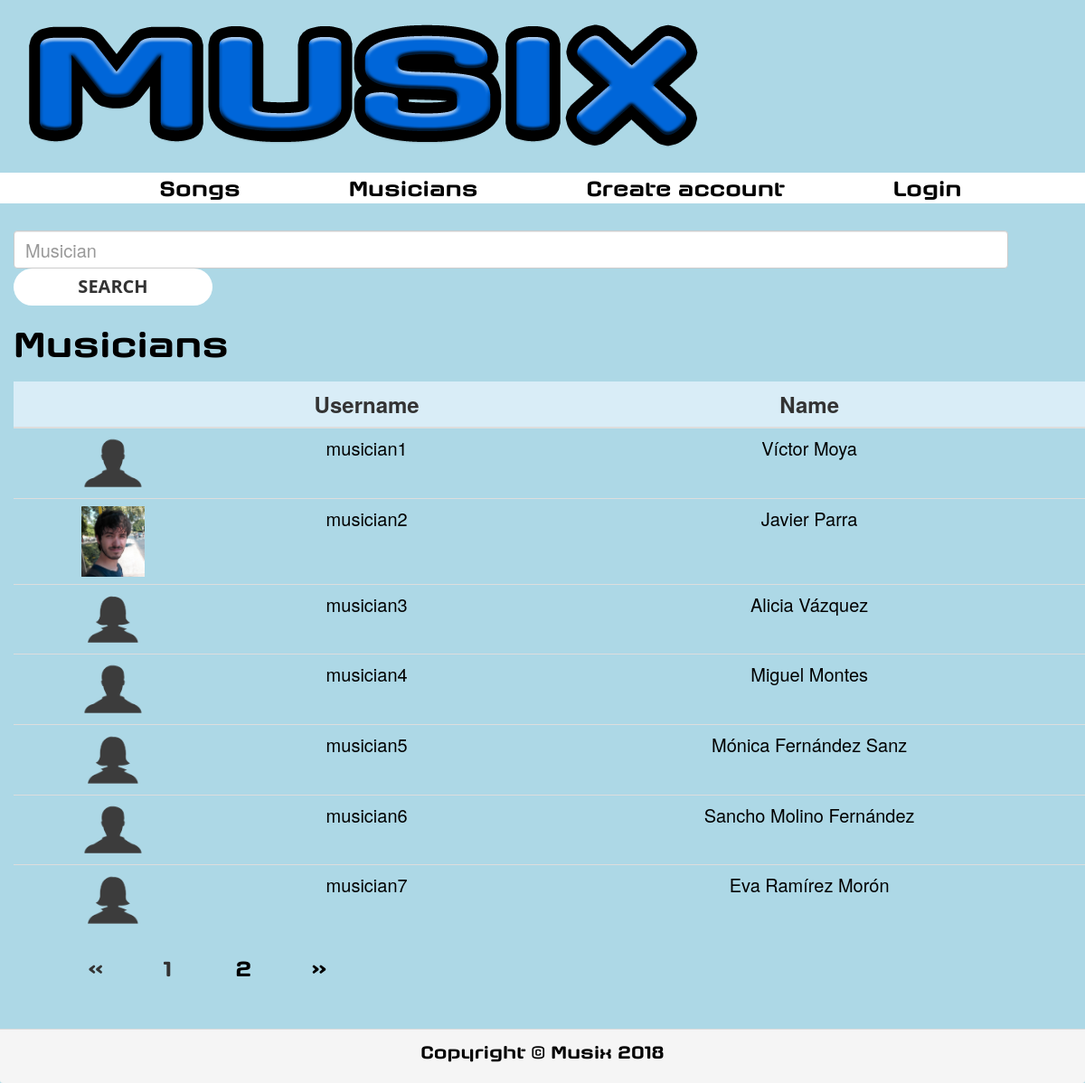
The app's page /musicians with its own data.
### main/models.py (models this page shows)
class Actor(models.Model):
    user = models.OneToOneField(User, on_delete=models.CASCADE)
    class Meta:
        abstract = True

class Musician(Actor):
    phone = models.CharField(max_length=20, blank=True)
    gender = models.CharField(max_length=7, blank=True, choices=GENDERS)
    description = models.TextField(max_length=500, blank=True)
    photo = models.ImageField(null=True, blank=True, upload_to='photos')
    country = models.CharField(max_length=100, blank=True, choices=COUNTRIES)
    city = models.CharField(max_length=100, blank=True)
    registrationDate = models.DateField()
    premium = models.BooleanField(default=False, null=False)
    banned = models.BooleanField(default=False, null=False)

### main/views/musician.py (the view)
# urls.py: url(r'^musicians', views.musicians, name='musicians'),
def musicians(request):
    try:
        musician = request.user.musician
        all_musicians = service.musicians(musician)
    except:
        all_musicians = service.musicians(None)
    if request.method == 'POST':
        form = SearchMusicianForm(request.POST)
        if form.is_valid():
            text = form.cleaned_data['text']
            if text == "":
                found_musicians = all_musicians
            else:
                found_user = User.objects.filter(Q(first_name__icontains=text) |
                                                 Q(last_name__icontains=text) |
                                                 Q(username__icontains=text))
                found_user.exclude(username="admin")
                found_musicians = []
                for u in found_user:
                    if request.user.is_authenticated():
                        musician = request.user.musician
                        if not u.id == musician.user.id:
                            m = Musician.objects.get(user=u)
                            found_musicians.append(m)
                    else:
                        m = Musician.objects.get(user=u)
                        found_musicians.append(m)
            page_musicians = request.GET.get("page", 1)
            paginator_musicians = Paginator(found_musicians, 7)
            try:
                p_musicians = paginator_musicians.page(page_musicians)
            except (PageNotAnInteger, EmptyPage):
                p_musicians = paginator_musicians.page(1)
            return render(request, 'musicians.html',
                          {'form': form, 'musicians': p_musicians})
    else:
        form = SearchMusicianForm()
        page_musicians = request.GET.get("page", 1)
        paginator_musicians = Paginator(all_musicians, 7)
        try:
            p_musicians = paginator_musicians.page(page_musicians)
        except (PageNotAnInteger, EmptyPage):
            p_musicians = paginator_musicians.page(1)
        return render(request, 'musicians.html', {'form': form,
                                                  'musicians': p_musicians})

### main/forms.py
class SearchMusicianForm(forms.Form):
    text = forms.CharField(label='', widget=forms.TextInput, required=False)

### main/services/musician.py (called while the page is built)
def musicians(musician):
    if musician:
        all_musicians = Musician.objects.exclude(id=musician.id)
    else:
        all_musicians = Musician.objects.all()
    return all_musicians

### templates/musicians.html (shortened to what this page needs)
{% include 'base.html' %}
{% load static %}
<link type="text/css" rel="stylesheet" href="{% static "css/musicians.css" %}"/>
<div>
    {% include "header.html" %}
</div>
<div>
    {% include "menu.html" %}
</div>
<div id="divSearcher">
    <form class="form-inline" id='searchForm' method='post' action='' name="search">
        <div class="form-group">
            <input id="id_text" type='text' name="text"
                   placeholder="Musician"
                   class="form-control" size="20"/>
        </div>
        <input type="submit" class="btn btn-default" value="Search" id="buttonSearch">
    </form>
</div>
{% if musicians %}
    <div>
        <h1 id="titleMusicians">Musicians</h1>
    </div>
    <div id="tableMusiciansDiv">
        <table class="table table-responsive table-hover" id="tableMusicians">
            <thead>
                <tr class="info">
                    <th></th>
                    <th onclick="sortTable(1, 'tableMusiciansDiv')">Username</th>
                    <th>Name</th>
                </tr>
            </thead>
            <tbody>
                {% for m in musicians %}
                    <tr>
                        <td>
                            {% if m.photo %}
                                <img src="{% static "media/" %}{{ m.photo }}" id="photoMusician">
                            {% else %}
                                {% if m.gender == "F" %}
                                    <img src="{% static "images/avatarMujer.png" %}" id="photoMusician">
                                {% else %}
                                    <img src="{% static "images/avatarHombre.png" %}" id="photoMusician">
                                {% endif %}
                            {% endif %}
                        </td>
                        <td>
                            <a href="/profile/{{ m.user.username }}" id="profileButton">{{ m.user.username }}</a>
                        </td>
                        <td>
                            <a href="/profile/{{ m.user.username }}" id="profileButton">
                                {{ m.user.first_name }} {{ m.user.last_name }}
                            </a>
                        </td>
                    </tr>
                {% endfor %}
            </tbody>
        </table>
        {% if musicians.has_other_pages %}
            <ul id="pagination">
                {% if musicians.has_previous %}
                    <li><a href="?page={{ musicians.previous_page_number }}">&laquo;</a></li>
                {% else %}
                    <li class="disabled"><span>&laquo;</span></li>
                {% endif %}
                {% for m in musicians.paginator.page_range %}
                    {% if musicians.number == m %}
                        <li class="active"><span>{{ m }} <span class="sr-only">(current)</span></span></li>
                    {% else %}
                        <li><a href="?page={{ m }}">{{ m }}</a></li>
                    {% endif %}
                {% endfor %}
                {% if musicians.has_next %}
                    <li><a href="?page={{ musicians.next_page_number }}">&raquo;</a></li>
                {% else %}
                    <li class="disabled"><span>&raquo;</span></li>
                {% endif %}
            </ul>
        {% endif %}
    </div>
{% else %}
    <div id="notMusiciansDiv">
        <h1 id="h1NotMusicians">No musicians found</h1>
    </div>
{% endif %}
<div>
    {% include "footer.html" %}
</div>

### main/static/css/creative.css (style rules this page uses)
body, html { width: 100%; height: 100%; }
body { font-family: 'Merriweather', 'Helvetica Neue', Arial, sans-serif; }
a { color: #F05F40; -webkit-transition: all 0.2s; -moz-transition: all 0.2s; transition: all 0.2s; }
h1, h2, h3, h4, h5, h6 { font-family: 'Open Sans', 'Helvetica Neue', Arial, sans-serif; }
.btn { font-weight: 700; text-transform: uppercase; border: none; border-radius: 300px; font-family: 'Open Sans', 'Helvetica Neue', Arial, sans-serif; }

### main/static/css/base.css (style rules this page uses)
body { background-color: lightblue; }

### main/static/css/musicians.css (style rules this page uses)
#titleMusicians { font-family: "Axaxax Rg"; font-size: 40px; color: black; margin-left: 15px; margin-bottom: 20px; }
#divSearcher { margin-left: 15px; margin-top: 30px; }
#id_text { width: 1100px; height: 42px; font-size: 20px; }
#buttonSearch { width: 220px; font-size: 20px; }
#tableMusicians { width: 1320px; margin-left: 15px; }
th { font-size: 24px; }
td { font-size: 20px; }
td, th, tr { text-align: center; }
tbody { margin-right: 50%; }
#photoMusician { width: 70px; }
#profileButton:link, #profileButton:visited { color: black; text-decoration: none; }
#pagination li { margin-right: 5px; }

### main/static/css/header.css (style rules this page uses)
a:link, a:visited { color: black; text-decoration: none; }

### main/static/css/menu.css (style rules this page uses)
li { list-style: none; display: inline; font-family: "Axaxax Rg"; font-size: 24px; margin-left: 5%; margin-right: 5%; font-weight: bolder; }
a:link, a:visited { color: black; text-decoration: none; }
td, th, tr { text-align: center; }

### records on screen
Musician: user.username "musician1", user.first_name "Víctor", user.last_name "Moya"
Musician: photo (picture), user.username "musician2", user.first_name "Javier", user.last_name "Parra"
Musician: user.username "musician3", user.first_name "Alicia", user.last_name "Vázquez"
Musician: user.username "musician4", user.first_name "Miguel", user.last_name "Montes"
Musician: user.username "musician5", user.first_name "Mónica", user.last_name "Fernández Sanz"
Musician: user.username "musician6", user.first_name "Sancho", user.last_name "Molino Fernández"
Musician: user.username "musician7", user.first_name "Eva", user.last_name "Ramírez Morón"

### other values on screen
{{ m }} "1"
{{ m }} "2"
